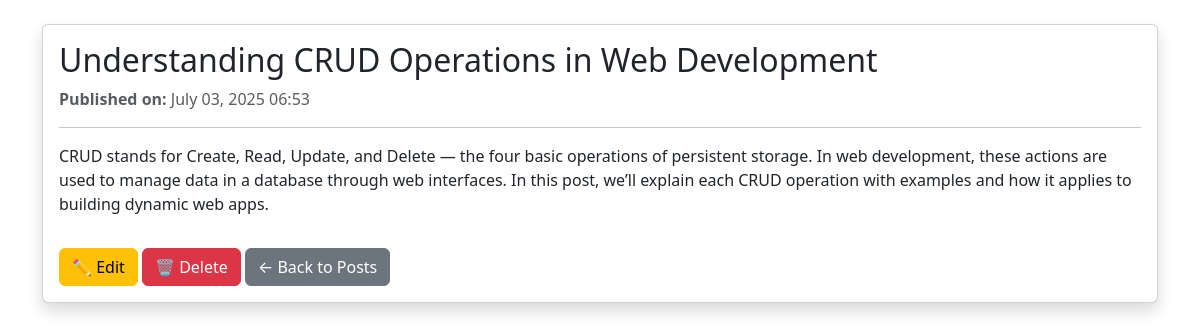
The page /post/8/ on the database its author committed.
### blog/models.py (models this page shows, shortened)
class Post(models.Model):
    title = models.CharField(max_length=200)
    content = models.TextField()
    published = models.DateTimeField(auto_now_add=True)
    created_at = models.DateTimeField(auto_now_add=True)

### blog/views.py (the view)
# urls.py: path('post/<int:pk>/', PostDetailView.as_view(), name='post_detail'),
class PostDetailView(DetailView):
    model = Post
    template_name = 'blog/post_detail.html'
    context_object_name = 'post'

### blog/templates/blog/post_detail.html (shortened to what this page needs)
{% extends 'blog/base.html' %}
{% block content %}
<div class="container mt-4">
    <div class="card shadow">
        <div class="card-body">
            <h2 class="card-title">{{ post.title }}</h2>
            <p class="text-muted">
                <strong>Published on:</strong> {{ post.created_at|date:"F d, Y H:i" }}
            </p>
            <hr>
            <p class="card-text">{{ post.content }}</p>
            <a href="{% url 'post_edit' post.pk %}" class="btn btn-warning mt-3">✏️ Edit</a>
            <a href="{% url 'post_delete' post.pk %}" class="btn btn-danger mt-3">🗑️ Delete</a>
            <a href="{% url 'post_list' %}" class="btn btn-secondary mt-3">← Back to Posts</a>
        </div>
    </div>
</div>
{% endblock %}

### rows shown on the page
Post: title "Understanding CRUD Operations in Web Development", created_at "July 03, 2025 06:53", content "CRUD stands for Create, Read, Update, and Delete — the four basic operations of persistent storage. In web development, these actions are used to manage data in a database through web interfaces. In this post, we’ll explain each CRUD operation with examples and how it applies to building dynamic web apps."
